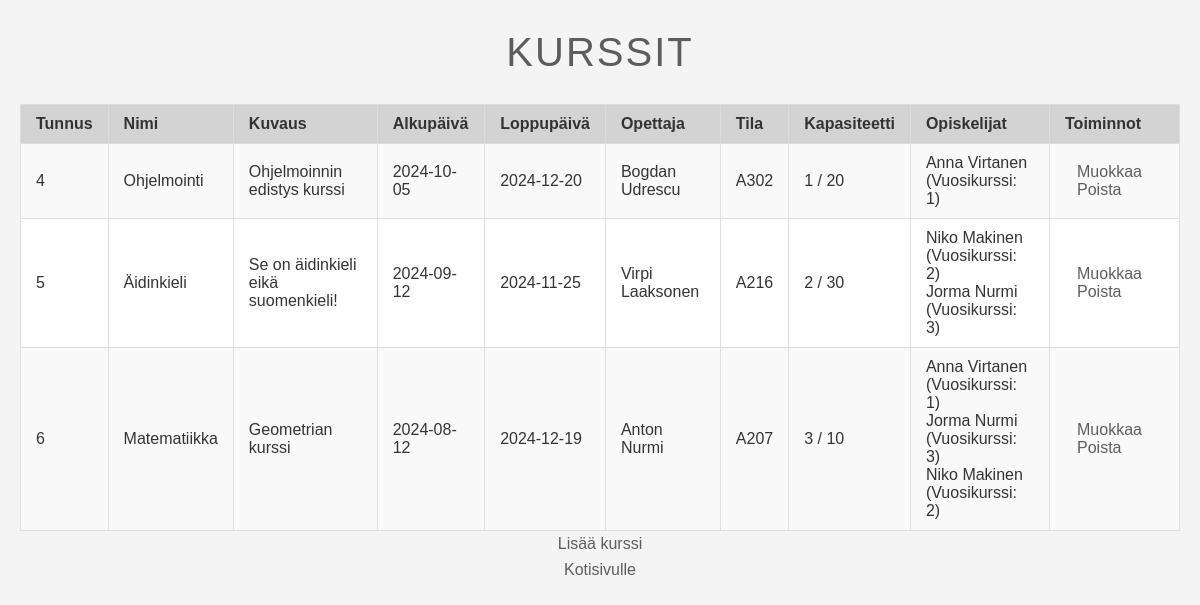
Screenshot of /kurssit.php with the database file from the repository.
### tables this page shows
CREATE TABLE `kurssit` (
  `tunnus` int(11) NOT NULL,
  `nimi` varchar(100) NOT NULL,
  `kuvaus` text DEFAULT NULL,
  `alkupaiva` date DEFAULT NULL,
  `loppupaiva` date DEFAULT NULL,
  `opettaja_id` int(11) DEFAULT NULL,
  `tila_id` int(11) DEFAULT NULL
);

CREATE TABLE `opettajat` (
  `tunnusnumero` int(11) NOT NULL,
  `etunimi` varchar(50) NOT NULL,
  `sukunimi` varchar(50) NOT NULL,
  `aine` varchar(100) NOT NULL
);

CREATE TABLE `tilat` (
  `tunnus` int(11) NOT NULL,
  `nimi` varchar(50) NOT NULL,
  `kapasiteetti` int(11) NOT NULL
);

CREATE TABLE `opiskelijat` (
  `opiskelijanumero` int(11) NOT NULL,
  `etunimi` varchar(50) NOT NULL,
  `sukunimi` varchar(50) NOT NULL,
  `syntymapaiva` date DEFAULT NULL,
  `vuosikurssi` int(11) DEFAULT NULL CHECK (`vuosikurssi` between 1 and 3)
);

### kurssit.php (the view, shortened to what this page needs)
<?php include 'config.php'; ?>
<!DOCTYPE html>
<html lang="fi">
<head>
</head>
<body>
    <h1>Kurssit</h1>
    <table>
        <tr>
            <th>Tunnus</th>
            <th>Nimi</th>
            <th>Kuvaus</th>
            <th>Alkupäivä</th>
            <th>Loppupäivä</th>
            <th>Opettaja</th>
            <th>Tila</th>
            <th>Kapasiteetti</th>
            <th>Opiskelijat</th>
            <th>Toiminnot</th>
        </tr>
        <?php
        $stmt = $conn->prepare("SELECT Kurssit.*, Opettajat.etunimi AS opettaja_etunimi, Opettajat.sukunimi AS opettaja_sukunimi, Tilat.nimi AS tila_nimi, Tilat.kapasiteetti
                                FROM Kurssit
                                LEFT JOIN Opettajat ON Kurssit.opettaja_id = Opettajat.tunnusnumero
                                LEFT JOIN Tilat ON Kurssit.tila_id = Tilat.tunnus");
        $stmt->execute();
        $kurssit = $stmt->fetchAll();
        foreach ($kurssit as $kurssi) {
            $opiskelijatStmt = $conn->prepare("SELECT Opiskelijat.etunimi, Opiskelijat.sukunimi, Opiskelijat.vuosikurssi
                                              FROM Opiskelijat
                                              JOIN kurssikirjautumiset ON Opiskelijat.opiskelijanumero = kurssikirjautumiset.opiskelija_id
                                              WHERE kurssikirjautumiset.kurssi_id = :kurssi_id");
            $opiskelijatStmt->execute(['kurssi_id' => $kurssi['tunnus']]);
            $opiskelijat = $opiskelijatStmt->fetchAll();
            $opiskelijalista = '';
            foreach ($opiskelijat as $opiskelija) {
                $opiskelijalista .= htmlspecialchars($opiskelija['etunimi']) . ' ' . htmlspecialchars($opiskelija['sukunimi']) . ' (Vuosikurssi: ' . htmlspecialchars($opiskelija['vuosikurssi']) . ')<br>';
            }
            $opiskelijoidenLkm = count($opiskelijat);
            $capacityStatusClass = '';
            echo "<tr>
                    <td>{$kurssi['tunnus']}</td>
                    <td>{$kurssi['nimi']}</td>
                    <td>{$kurssi['kuvaus']}</td>
                    <td>{$kurssi['alkupaiva']}</td>
                    <td>{$kurssi['loppupaiva']}</td>
                    <td>{$kurssi['opettaja_etunimi']} {$kurssi['opettaja_sukunimi']}</td>
                    <td>{$kurssi['tila_nimi']}</td>
                    <td class='{$capacityStatusClass}'>$opiskelijoidenLkm / {$kurssi['kapasiteetti']}</td>
                    <td>{$opiskelijalista}</td>
                    <td>
                        <a href='edit_kurssi.php?id={$kurssi['tunnus']}'>Muokkaa</a>
                        <a href='delete_kurssi.php?id={$kurssi['tunnus']}'>Poista</a>
                    </td>
                  </tr>";
        }
        ?>
    </table>
    <a href="add_kurssi.php">Lisää kurssi</a>
    <br>
    <a href="index.php">Kotisivulle</a>
</body>
</html>

### style.css (style rules this page uses)
* { margin: 0; padding: 0; box-sizing: border-box; text-align: center; list-style-type: none; }
body { font-family: Arial, sans-serif; line-height: 1.6; background-color: #f4f4f4; color: #333; padding: 20px; }
h1 { text-align: center; margin-bottom: 20px; color: #5d5d5d; font-size: 2.5rem; text-transform: uppercase; font-weight: normal; letter-spacing: 2px; }
table { width: 100%; border-collapse: collapse; margin-top: 20px; background-color: #fff; border: 1px solid #ddd; font-size: 1rem; }
table th, table td { padding: 10px 15px; text-align: left; border: 1px solid #ddd; }
table th { background-color: #d3d3d3; color: #333; }
table tr:nth-child(even) { background-color: #f9f9f9; }
a { color: #5d5d5d; text-decoration: none; padding: 8px 12px; border-radius: 4px; transition: background-color 0.3s ease, color 0.3s ease; }

### rows the page displays
kurssit: tunnus "4", nimi "Ohjelmointi", kuvaus "Ohjelmoinnin edistys kurssi", alkupaiva "2024-10-05", loppupaiva "2024-12-20", opettaja.etunimi "Bogdan", opettaja.sukunimi "Udrescu", tila.nimi "A302", opiskelijoidenLkm "1", tila.kapasiteetti "20"
opiskelijat: etunimi "Anna", sukunimi "Virtanen", vuosikurssi "1"
kurssit: tunnus "5", nimi "Äidinkieli", kuvaus "Se on äidinkieli eikä suomenkieli!", alkupaiva "2024-09-12", loppupaiva "2024-11-25", opettaja.etunimi "Virpi", opettaja.sukunimi "Laaksonen", tila.nimi "A216", opiskelijoidenLkm "2", tila.kapasiteetti "30"
opiskelijat: etunimi "Niko", sukunimi "Makinen", vuosikurssi "2"
opiskelijat: etunimi "Jorma", sukunimi "Nurmi", vuosikurssi "3"
kurssit: tunnus "6", nimi "Matematiikka", kuvaus "Geometrian kurssi", alkupaiva "2024-08-12", loppupaiva "2024-12-19", opettaja.etunimi "Anton", opettaja.sukunimi "Nurmi", tila.nimi "A207", opiskelijoidenLkm "3", tila.kapasiteetti "10"
